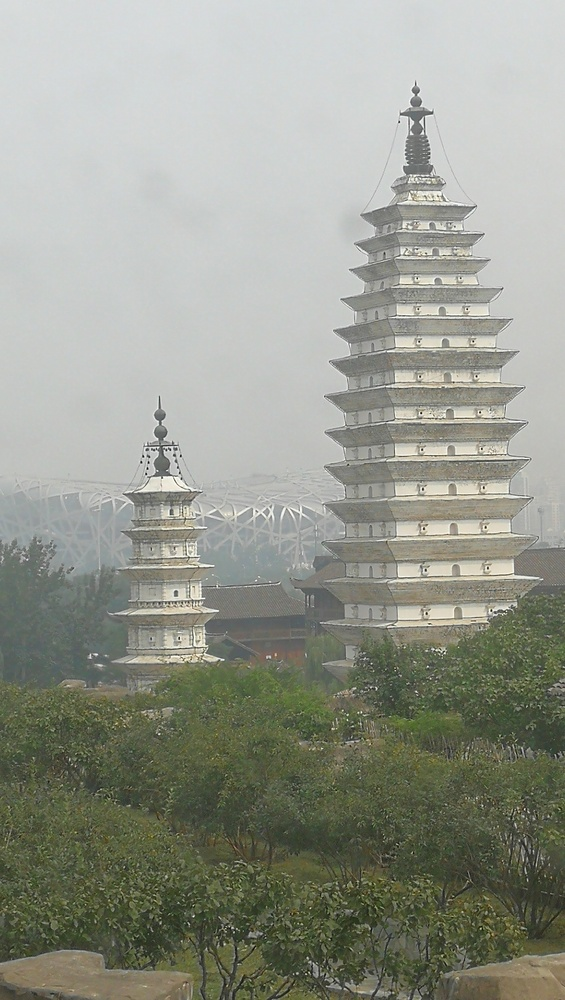
#> input picture t.jpeg, 565 x 1000 px, shrunk from 2240 x 3968 before the run
$ python test4-4.py
#> lines starting #> are read from the running program, lines starting #| are printed output that depends on the picture
# -*- coding: utf-8 -*-
from __future__ import unicode_literals
import cv2
import numpy as np

img = cv2.imread("../t.jpeg",0)
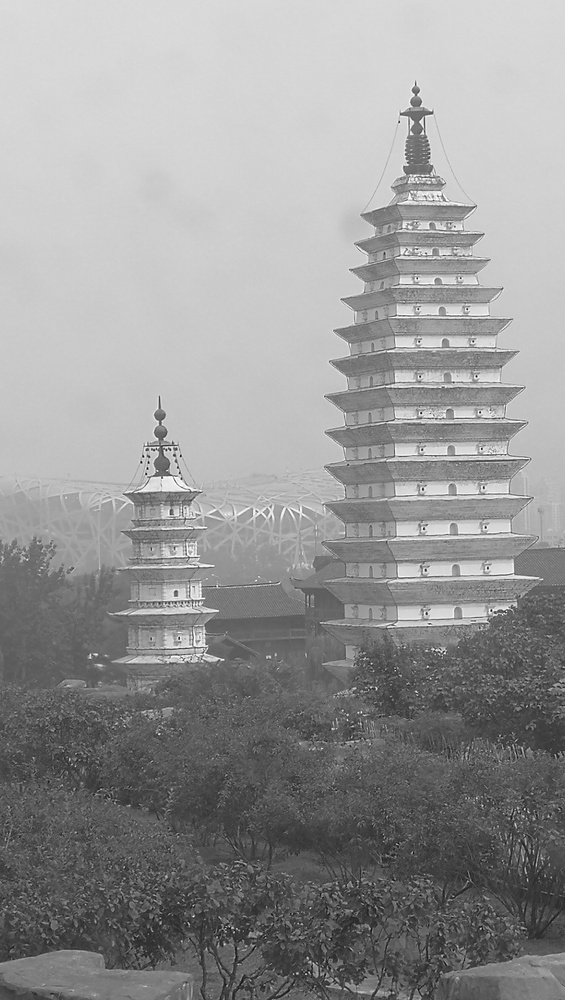
#> img: shape (1000, 565); min 0, max 255, mean 149.9
img = cv2.GaussianBlur(img,(3,3),0)
canny = cv2.Canny(img, 50, 150)
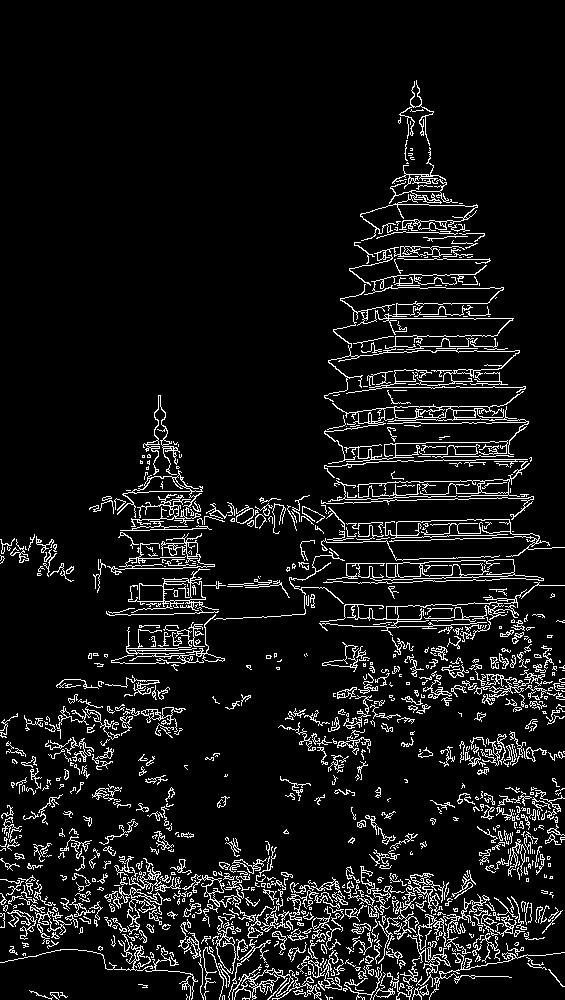
#> canny: shape (1000, 565); 8.2% white in thin lines or dots

cv2.imwrite('Canny.jpg', canny)
